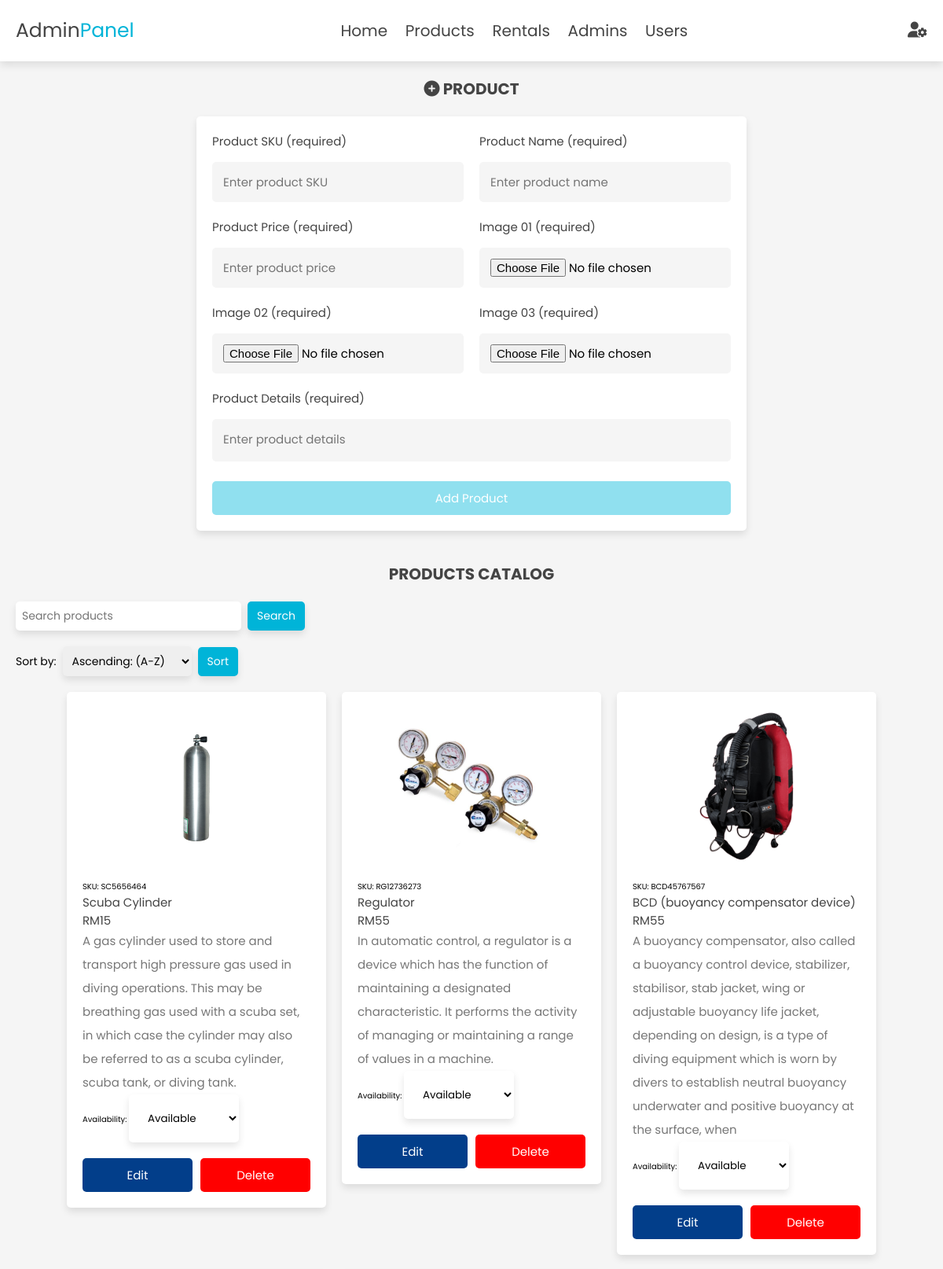
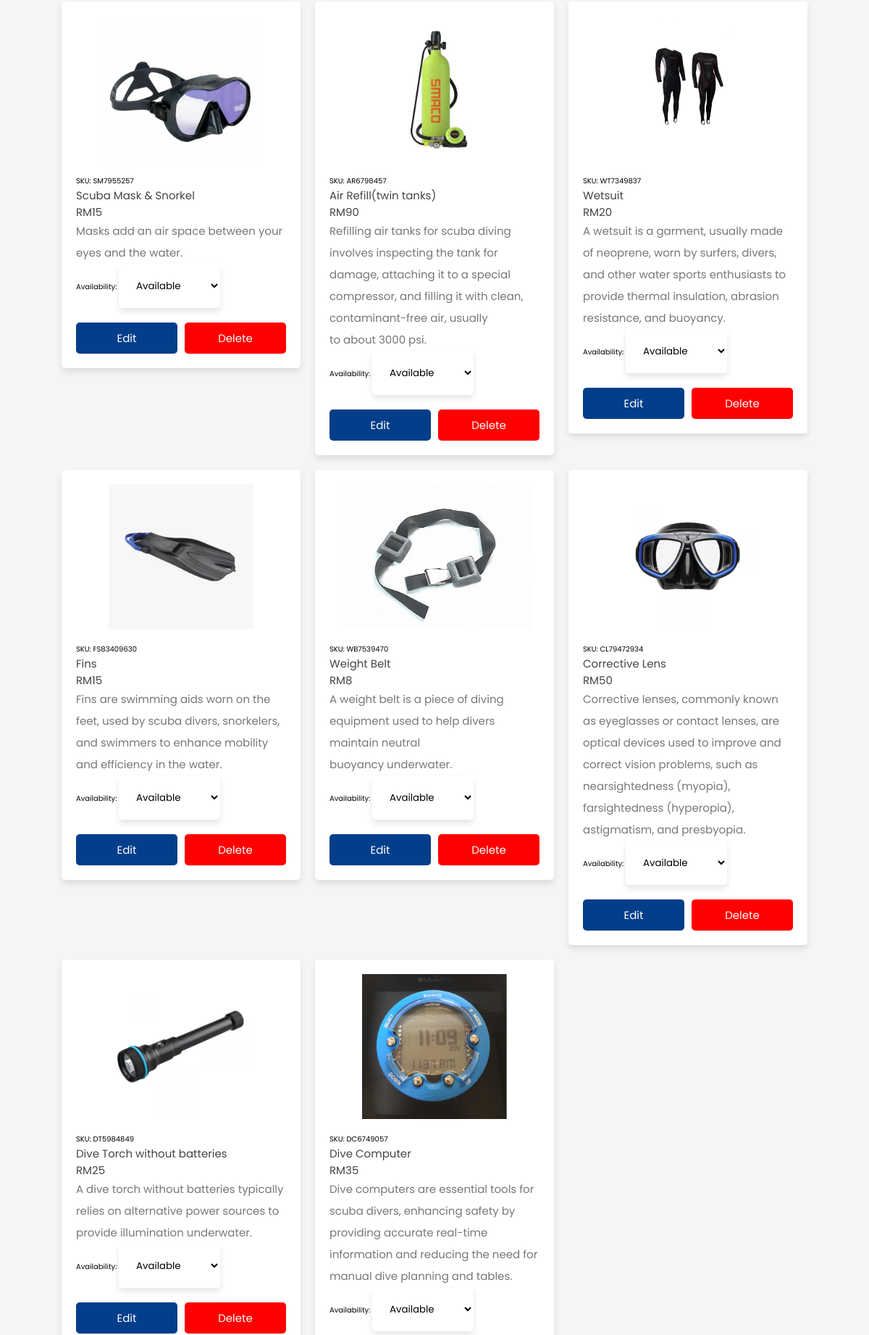
Screenshot of /admin/adminproducts.php (signed in, upper part) with the database file from the repository (2 pictures, top to bottom).
### tables this page shows
CREATE TABLE `products` (
  `id` int(11) NOT NULL,
  `sku` varchar(100) NOT NULL,
  `name` varchar(100) NOT NULL,
  `details` varchar(300) NOT NULL,
  `price` int(100) DEFAULT NULL,
  `image_01` blob NOT NULL,
  `image_02` blob NOT NULL,
  `image_03` blob NOT NULL,
  `availability` enum('available','unavailable') NOT NULL DEFAULT 'available'
);

### admin/adminproducts.php (the view, shortened to what this page needs)
<?php
include '../config/connect.php';
?>
<!DOCTYPE html>
<html lang="en">
<head>
   <link rel="stylesheet" href="https://cdnjs.cloudflare.com/ajax/libs/font-awesome/6.1.1/css/all.min.css">
   <link rel="stylesheet" href="../admin/adminstyle.css">
</head>
<body>
<?php include '../admin/adminheader.php'; ?>
<section class="add-products">
   <h1 class="heading"><i class="fa fa-plus-circle" aria-hidden="true"></i> product</h1>
   <form action="<?php echo $_SERVER['PHP_SELF']; ?>" method="post" enctype="multipart/form-data" novalidate>
      <div class="flex">
         <div class="inputBox">
            <span>Product SKU (required)</span>
            <input type="text" class="box" required maxlength="100" placeholder="Enter product SKU" name="sku">
         </div>
         <div class="inputBox">
            <span>Product Name (required)</span>
            <input type="text" class="box" required maxlength="100" placeholder="Enter product name" name="name">
         </div>
         <div class="inputBox">
            <span>Product Price (required)</span>
            <input type="number" step="any" min="0" class="box" required max="9999999999" placeholder="Enter product price" onkeypress="if(this.value.length == 10) return false;" name="price" formnovalidate>
         </div>
        <div class="inputBox">
            <span>Image 01 (required)</span>
            <input type="file" name="image_01" accept="image/jpg, image/jpeg, image/png, image/webp" class="box" required>
        </div>
        <div class="inputBox">
            <span>Image 02 (required)</span>
            <input type="file" name="image_02" accept="image/jpg, image/jpeg, image/png, image/webp" class="box" required>
        </div>
        <div class="inputBox">
            <span>Image 03 (required)</span>
            <input type="file" name="image_03" accept="image/jpg, image/jpeg, image/png, image/webp" class="box" required>
        </div>
         <div class="inputBox">
            <span>Product Details (required)</span>
            <textarea name="details" placeholder="Enter product details" class="box" required maxlength="500" cols="30" rows="10"></textarea>
         </div>
      </div>
   <input type="submit" value="add product" class="btn" name="add_product">
   </form>
</section>
<section class="show-products">
   <h1 class="heading">products catalog</h1>
   <div class="search-bar">
      <form method="get">
         <input type="text" name="search" placeholder="Search products">
         <button type="submit">Search</button>
      </form>
   </div>
   <div class="sort-buttons">
      <form method="get">
         <label>Sort by:</label>
         <select name="sort">
            <option value="name_asc">Ascending: (A-Z)</option>
         </select>
         <button type="submit">Sort</button>
      </form>
   </div>
   <div class="box-container">
   <?php
      $sqlQuery = "SELECT * FROM products";
      $select = mysqli_query($conn, $sqlQuery);
      while ($row = mysqli_fetch_assoc($select)) {
      ?>
   <div class="box">
      <img src="uploaded_img.1/<?php echo $row['image_01']; ?>" alt="">
      <div class="sku"><span>SKU: <?php echo $row['sku']; ?></span></div>
      <div class="name"><?php echo $row['name']; ?></div>
      <div class="name"><span>RM<?php echo $row['price']; ?></span></div>
      <div class="details"><span><?php echo $row['details']; ?></span></div>
      <div class="availability">
      <span>Availability:</span>
      <select name="availability" class="box" onchange="updateAvailability(<?php echo $row['id']; ?>, this.value)">
         <option value="available" <?php echo ($row['availability'] == 'available') ? 'selected' : ''; ?>>Available</option>
      </select>
   </div>
      <div class="flex-btn">
         <a href="../admin/admineditproducts.php?get=<?php echo $row['id']; ?>" class="option-btn">edit</a>
         <a href="../admin/adminproducts.php?delete=<?php echo $row['id']; ?>" class="delete-btn" onclick="return confirm('delete this product?');">delete</a>
      </div>
   </div>
   <?php } ?>
   </div>
</section>
</body>
</html>

### admin/adminheader.php (shortened to what this page needs)
<header class="header">
<section class="flex">
    <a href="../admin/adminhome.php" class="logo">Admin<span>Panel</span></a>
    <nav class="navbar">
        <a href="../admin/adminhome.php">Home</a>
        <a href="../admin/adminproducts.php">Products</a>
        <a href="../admin/adminrentals.php">Rentals</a>
        <a href="../admin/adminadmins.php">Admins</a>
        <a href="../admin/adminusers.php">Users</a>
    </nav>
    <div class="icons">
        <div id="user-btn" class="fas fa-user-cog"></div>
    </div>
</section>
</header>

### admin/adminstyle.css (style rules this page uses)
:root { --main-color:#00B4D8; --orange:#FF9E00; --mint:#023E8A; --red:#03045E; --black:#444; --purple: #90E0EF; --white:#fff; --light-color:#777; --light-bg:#f5f5f5; --border: none; --box-shadow:0 .5rem 1rem rgba(0,0,0,.1); }
* { font-family: 'Poppins', sans-serif; margin:0; padding:0; box-sizing: border-box; outline: none; border:none; text-decoration: none; }
html { font-size: 62.5%; overflow-x: hidden; }
body { background-color: var(--light-bg); }
section { padding:2rem; max-width: 1200px; margin:0 auto; }
.heading { font-size: 2rem; color:var(--black); margin-bottom: 2rem; text-align: center; text-transform: uppercase; }
.btn, .delete-btn, .option-btn { display: block; width: 100%; margin-top: 2rem; border-radius: .5rem; padding:1rem 3rem; font-size: 1.5rem; text-transform: capitalize; color:var(--white); cursor: pointer; text-align: center; }
.btn { background-color: var(--purple); }
.option-btn { background-color: var(--mint); }
.delete-btn { background-color: red; }
.flex-btn { display: flex; gap:1rem; }
.header { position: sticky; top:0; left:0; right:0; background-color: var(--white); box-shadow: var(--box-shadow); z-index: 1000; }
.header .flex { display: flex; align-items: center; justify-content: space-between; position: relative; }
.header .flex .logo { font-size: 2.5rem; color:var(--black); }
.header .flex .logo span { color:var(--main-color); }
.header .flex .navbar a { margin:0 1rem; font-size: 2rem; color:var(--black); }
.header .flex .icons div { margin-left: 1.7rem; font-size: 2rem; cursor: pointer; color:var(--black); }
.add-products form { max-width: 70rem; margin: 0 auto; background-color: var(--white); box-shadow: var(--box-shadow); border:var(--border); border-radius: .5rem; padding:2rem; }
.add-products form .flex { display: flex; gap:2rem; flex-wrap: wrap; }
.add-products form .flex .inputBox { flex:1 1 25rem; }
.add-products form span { font-size:1.5rem; color:var(--black); }
.add-products form .box { font-size: 1.5rem; background-color: var(--light-bg); border-radius: .5rem; padding:1.4rem; width: 100%; margin-top: 1.5rem; }
.add-products form textarea { height: 5.4rem; resize: none; }
.show-products .box-container { display: grid; grid-template-columns: repeat(auto-fit, 33rem); gap:2rem; justify-content: center; align-items: flex-start; }
.show-products .box-container .box { background-color: var(--white); box-shadow: var(--box-shadow); border-radius: .5rem; border:var(--border); padding:2rem; }
.show-products .box-container .box img { width: 100%; height: 20rem; object-fit: contain; margin-bottom: 1.5rem; }
.show-products .box-container .box .name { font-size: 1.5rem; color:var(--black); }
.show-products .box-container .box .details { font-size: 1.5rem; color:var(--light-color); line-height: 2; }

### admin/adminproducts.php (style rules this page uses)
.search-bar { margin-bottom: 20px; }
.search-bar form { display: flex; align-items: center; }
.search-bar input[type="text"] { padding: 8px; font-size: 14px; box-shadow:0 .5rem 1rem rgba(0,0,0,.1); border-radius: .5rem; }
.search-bar button { padding: 8px 12px; font-size: 14px; margin-left: 8px; background-color: #00B4D8; color: white; border: none; cursor: pointer; box-shadow:0 .5rem 1rem rgba(0,0,0,.1); border-radius: .5rem; }
.sort-buttons { margin-bottom: 20px; }
.sort-buttons form { display: flex; align-items: center; }
.sort-buttons label { font-size: 14px; margin-right: 8px; }
.sort-buttons select { padding: 8px; font-size: 14px; box-shadow:0 .5rem 1rem rgba(0,0,0,.1); border-radius: .5rem; }
.sort-buttons button { padding: 8px 12px; font-size: 14px; margin-left: 8px; background-color: #00B4D8; color: white; border: none; cursor: pointer; box-shadow:0 .5rem 1rem rgba(0,0,0,.1); border-radius: .5rem; }

### rows the page displays
products: image_01 (picture), sku "SC5656464", name "Scuba Cylinder", price "15", details "A gas cylinder used to store and transport high pressure gas used in diving operations. This may be breathing gas used with a scuba set, in which case the cylinder may also be referred to as a scuba cylinder, scuba tank, or diving tank.", availability "Available"
products: image_01 (picture), sku "RG12736273", name "Regulator", price "55", details "In automatic control, a regulator is a device which has the function of maintaining a designated characteristic. It performs the activity of managing or maintaining a range of values in a machine.", availability "Available"
products: image_01 (picture), sku "BCD45767567", name "BCD (buoyancy compensator device)", price "55", details "A buoyancy compensator, also called a buoyancy control device, stabilizer, stabilisor, stab jacket, wing or adjustable buoyancy life jacket, depending on design, is a type of diving equipment which is worn by divers to establish neutral buoyancy underwater and positive buoyancy at the surface, when", availability "Available"
products: image_01 (picture), sku "SM7955257", name "Scuba Mask & Snorkel", price "15", details "Masks add an air space between your eyes and the water.", availability "Available"
products: image_01 (picture), sku "AR6798457", name "Air Refill(twin tanks)", price "90", details "Refilling air tanks for scuba diving involves inspecting the tank for damage, attaching it to a special compressor, and filling it with clean, contaminant-free air, usually to about 3000 psi.", availability "Available"
products: image_01 (picture), sku "WT7349837", name "Wetsuit", price "20", details "A wetsuit is a garment, usually made of neoprene, worn by surfers, divers, and other water sports enthusiasts to provide thermal insulation, abrasion resistance, and buoyancy.", availability "Available"
products: image_01 (picture), sku "FS83409630", name "Fins", price "15", details "Fins are swimming aids worn on the feet, used by scuba divers, snorkelers, and swimmers to enhance mobility and efficiency in the water.", availability "Available"
products: image_01 (picture), sku "WB7539470", name "Weight Belt", price "8", details "A weight belt is a piece of diving equipment used to help divers maintain neutral buoyancy underwater.", availability "Available"
products: image_01 (picture), sku "CL79472934", name "Corrective Lens", price "50", details "Corrective lenses, commonly known as eyeglasses or contact lenses, are optical devices used to improve and correct vision problems, such as nearsightedness (myopia), farsightedness (hyperopia), astigmatism, and presbyopia.", availability "Available"
products: image_01 (picture), sku "DT5984849", name "Dive Torch without batteries", price "25", details "A dive torch without batteries typically relies on alternative power sources to provide illumination underwater.", availability "Available"
products: image_01 (picture), sku "DC6749057", name "Dive Computer", price "35", details "Dive computers are essential tools for scuba divers, enhancing safety by providing accurate real-time information and reducing the need for manual dive planning and tables.", availability "Available"
